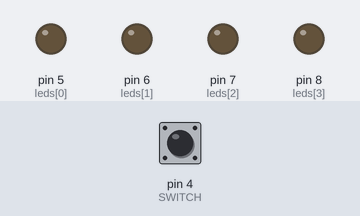
A sketch run on a simulated Arduino Uno, built with avr-gcc and run on an emulated ATmega328P. Parts: output pins drawn as LEDs (lit = HIGH). Dashed ring = blinking. Inputs (shaded band) come from the test bench; at power-on: pin 4 (SWITCH) LOW.

Above: at 1.2 s.
1.3 s: pin 4 (SWITCH) pulled HIGH for 0.15 s
At 1.4 s:
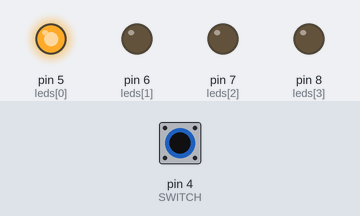
At 1.8 s:
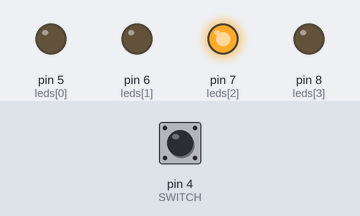
3.6 s: pin 4 (SWITCH) pulled HIGH for 3.2 s
At 3.9 s:
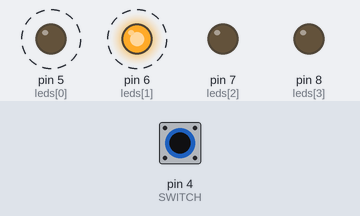
Timing chart, 0 to 8.3 s (numbered marks = the images above; inputs shaded):
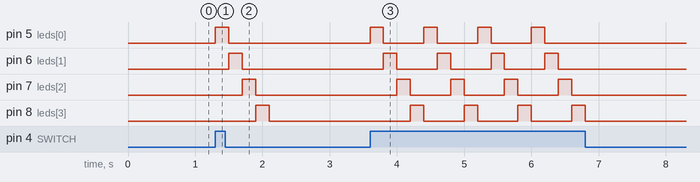

Measured:
- after the input at 1.3 s, pin 5 (leds[0]): LOW → HIGH at once, → LOW 0.20 s later; pin 6 (leds[1]): LOW → HIGH after 0.20 s, → LOW 0.20 s later; pin 7 (leds[2]): LOW → HIGH after 0.40 s, → LOW 0.20 s later; pin 8 (leds[3]): LOW → HIGH after 0.60 s, → LOW 0.20 s later
- after the input at 3.6 s, pin 5 (leds[0]): alternates HIGH for 0.20 s and LOW for 0.60 s, 8 changes in all, then stays LOW, starting at once; pin 6 (leds[1]): alternates HIGH for 0.20 s and LOW for 0.60 s, 8 changes in all, then stays LOW, starting after 0.20 s

The sketch:

escudero_ej2.ino
```cpp
/*
  switchSec

  En este programa vamos a añadir la funcionalidad de un switch al secuenciador de leds. Haremos una comprobación mediante un
  bloque if y la secuencia del leds del bucle se ejecutará únicamente si el switch está pulsado. Si la secuencia de iluminación
  aún no ha terminado cuando dejamos de pulsar el switch ésta sigue ejecutándose hasta terminar la iteración actual del bucle.

}
*/

int SWITCH = 4; //Definimos el pin del switch

int leds[4]= {5,6,7,8};

void setup() {
  for(int i=0; i<sizeof(leds)/sizeof(int); i++){
    pinMode(leds[i], OUTPUT);
  }
  pinMode(SWITCH, INPUT);  //Definimos el modo del pin como input, lo usaremos como entrada.
}

void loop() {
  secuencial();
}

void secuencial(){
  if(digitalRead(SWITCH) == 1){ //Haciendo uso del método digitalRead() podemos leer el pin del switch. Al estar pulsado el switch se cumple la condición y entra en el bucle.
    for(int i=0; i<sizeof(leds)/sizeof(int); i++){
      digitalWrite(leds[i], HIGH);
      delay(200);
      digitalWrite(leds[i], LOW);
    }
  }
}
```
